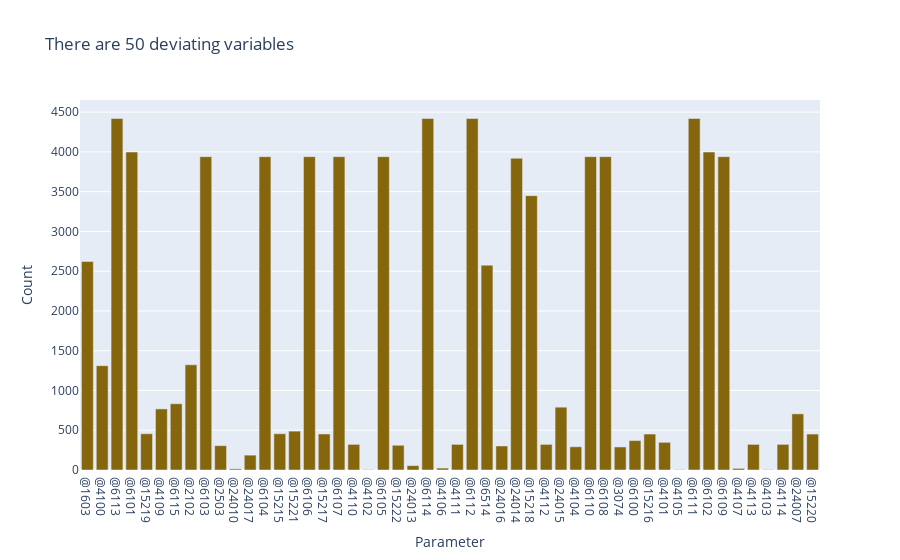

This figure's notebook cell:
### Code cell
list_limit = []
df_tol_count = pd.DataFrame(columns=['Parameter','Count'])
for i in range(tol_result.shape[0]):
    l1 = ast.literal_eval(tol_result['tol_limit_variables'][i])
    for item in l1:
        list_limit.append(item)
unique_tol = list(set(list_limit))
for param in unique_tol:
    c1 = list_limit.count(param)
    df_tol_count = df_tol_count.append({'Parameter': param,'Count':c1},ignore_index=True)

fig = px.bar(df_tol_count, x="Parameter",y='Count',color_discrete_sequence=["#85660D"],title="There are {} deviating variables".format(len(unique_tol)))
fig.show()

### Figure 1 — Plotly figure (JSON) as saved in the notebook; plotly's stock layout.template omitted (floating-point values rounded to 4 significant figures)
{"data": [{"alignmentgroup": "True", "hovertemplate": "Parameter=%{x}<br>Count=%{y}<extra></extra>", "legendgroup": "", "marker": {"color": "#85660D", "pattern": {"shape": ""}}, "name": "", "offsetgroup": "", "orientation": "v", "showlegend": false, "textposition": "auto", "type": "bar", "x": ["@1603", "@4100", "@6113", "@6101", "@15219", "@4109", "@6115", "@2102", "@6103", "@2503", "@24010", "@24017", "@6104", "@15215", "@15221", "@6106", "@15217", "@6107", "@4110", "@4102", "@6105", "@15222", "@24013", "@6114", "@4106", "@4111", "@6112", "@6514", "@24016", "@24014", "@15218", "@4112", "@24015", "@4104", "@6110", "@6108", "@3074", "@6100", "@15216", "@4101", "@4105", "@6111", "@6102", "@6109", "@4107", "@4113", "@4103", "@4114", "@24007", "@15220"], "xaxis": "x", "y": [2623, 1312, 4420, 3998, 456, 768, 833, 1323, 3940, 306, 14, 187, 3940, 456, 489, 3940, 453, 3940, 322, 4, 3940, 311, 55, 4420, 24, 322, 4420, 2576, 302, 3920, 3450, 322, 790, 292, 3940, 3940, 290, 370, 452, 348, 4, 4420, 3998, 3940, 20, 322, 4, 322, 706, 452], "yaxis": "y"}], "layout": {"barmode": "relative", "legend": {"tracegroupgap": 0}, "title": {"text": "There are 50 deviating variables"}, "xaxis": {"anchor": "y", "domain": [0, 1], "title": {"text": "Parameter"}}, "yaxis": {"anchor": "x", "domain": [0, 1], "title": {"text": "Count"}}}}
